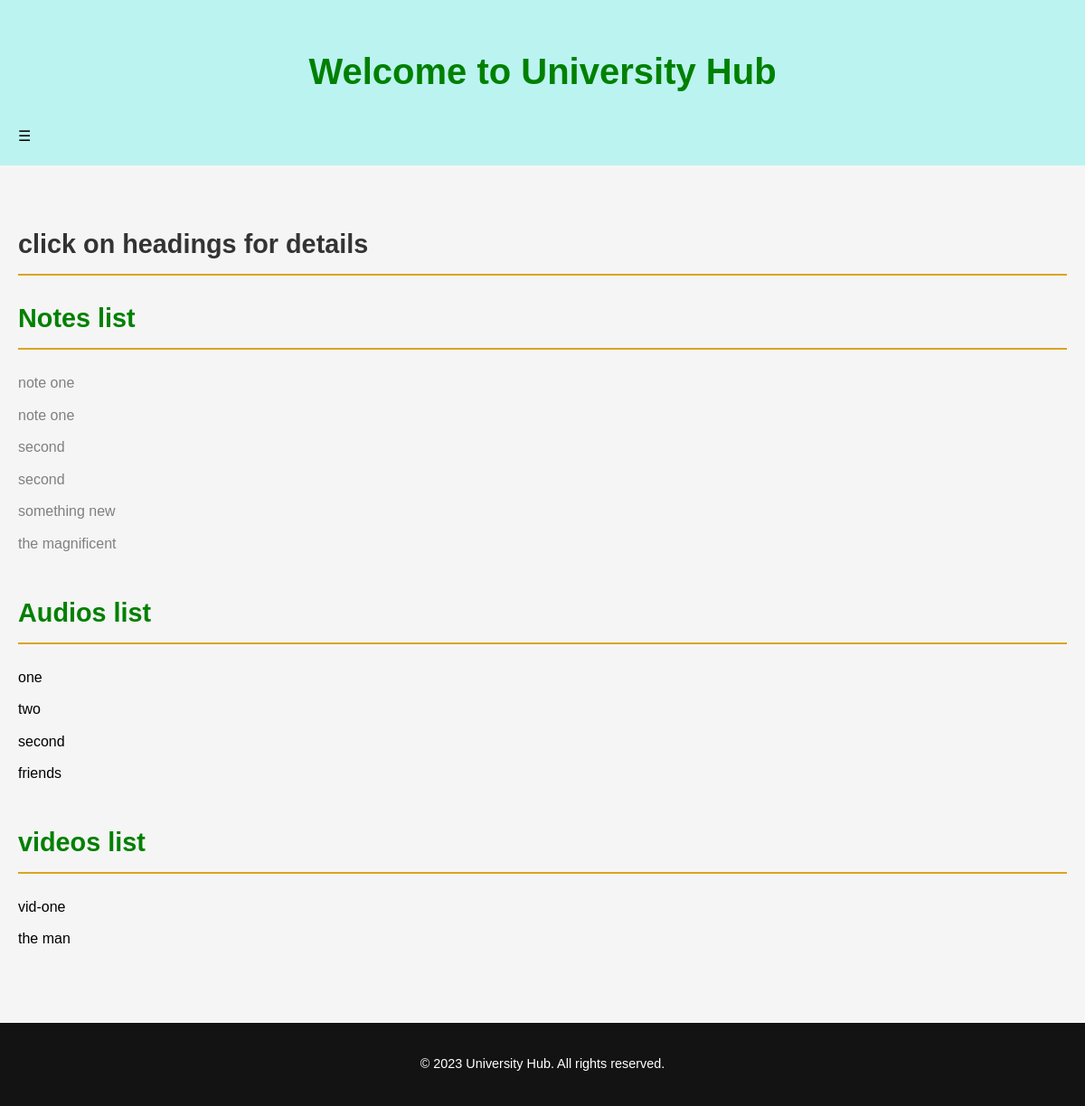
The app's page /share/base (signed in) with its own data.
### file_sharing_app/models.py (models this page shows)
class Note(models.Model):
    title = models.CharField(max_length=200)
    note_file = models.FileField(upload_to='note/',default='')
    content = models.TextField()
    def __str__(self) -> str:
        return self.title

class Audio(models.Model):
    title = models.CharField(max_length=200)
    audio_file = models.FileField(upload_to='audio/')
    def __str__(self) -> str:
        return self.title

class Video(models.Model):
    title = models.CharField(max_length=200)
    video_file = models.FileField(upload_to='videos/')
    def __str__(self) -> str:
        return self.title

### file_sharing_app/views.py (the view)
# urls.py: path('base', views.welcomed, name='welcomed'),
@login_required
def welcomed(request):
    audio_files = Audio.objects.all()
    notes = Note.objects.all()
    videos = Video.objects.all()
    return render(request,'file_sharing_app/index.html',{'audio_files': audio_files, 'notes': notes,'videos': videos})

### file_sharing_app/templates/file_sharing_app/index.html
    {% extends 'file_sharing_app/base.html' %}
    {% block body %}
    <main>
        <div class="container">
            <section>
                <h2>click on headings for details</h2>
                <h2><a href={% url 'note_list' %}>Notes list</a></h2>
                <ul>
                    {% for note in notes %}
                    <li><a href=" {% url 'details'  note.id%} ">{{ note }}</a></li>
                    {% endfor %}
                </ul>
            </section>
            <section>
          <h2><a href={% url 'audio_list' %}>Audios list</a></h2>
                <ul>
                    {% for audio in audio_files %}
                    <li>{{ audio }}</li>
                    {% endfor %}
                </ul>
            </section>
            <section>
        <h2> <a href={% url 'video_list' %}>videos list</a>  </h2>
                      <ul>
                        {% for video in videos %}
                        <li>{{ video }}</li>
                        {% endfor %}
                      </ul>
             </section>
        </div>
    </main>
    {% endblock body  %}

### file_sharing_app/templates/file_sharing_app/base.html (shortened to what this page needs)
<!DOCTYPE html>
<html lang="en">
<head>
    {% load static %}
    <link rel="stylesheet" type="text/css" href={% static 'file_sharing_app/styles.css' %}>
</head>
<body>
    <header>
        <div class="container">
            <h1>Welcome to University Hub</h1>
            <nav>
                <div class="mobile-menu-icon" onclick="toggleMenu()">&#9776;</div>
            </nav>
        </div>
    </header>
    {% block body %}
    {% endblock body %}
    <footer>
        <div class="container">
            <p>&copy; 2023 University Hub. All rights reserved.</p>
        </div>
    </footer>
</body>

### file_sharing_app/static/file_sharing_app/styles.css (style rules this page uses)
body { font-family: Arial, sans-serif; line-height: 1.6; margin: 0; padding: 0; background-color: #f5f5f5; }
.container { max-width: 1200px; margin: 0 auto; padding: 0 20px; }
header { background-color:rgb(187, 243, 240); padding: 20px 0; box-shadow: 5px ; }
header h1 { font-size: 2.5rem; text-align: center; color: green; }
h2 a { text-decoration: none; color: green; }
main { padding: 40px 0; }
section { margin-bottom: 40px; }
h2 { font-size: 1.8rem; color: #333; border-bottom: 2px solid goldenrod; padding-bottom: 10px; }
ul { list-style-type: none; padding: 0; }
ul li { margin-bottom: 10px; }
ul li a { color: grey; text-decoration: none; transition: color 0.3s; }
footer { background-color: rgb(19, 19, 19); color: #fff; padding: 20px 0; text-align: center; }
footer p { font-size: 0.9rem; }

### records on screen
Note: title "note one"
Note: title "note one"
Note: title "second"
Note: title "second"
Note: title "something new"
Note: title "the magnificent"
Audio: title "one"
Audio: title "two"
Audio: title "second"
Audio: title "friends"
Video: title "vid-one"
Video: title "the man"
